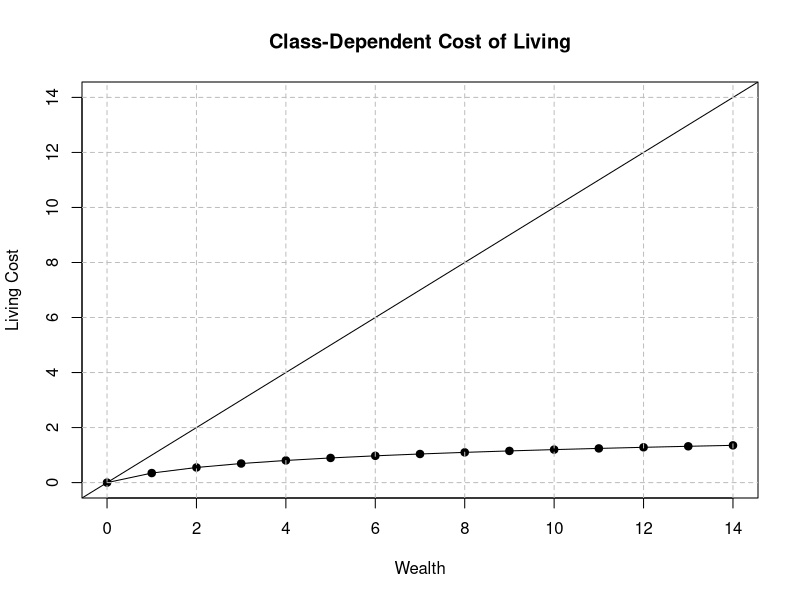
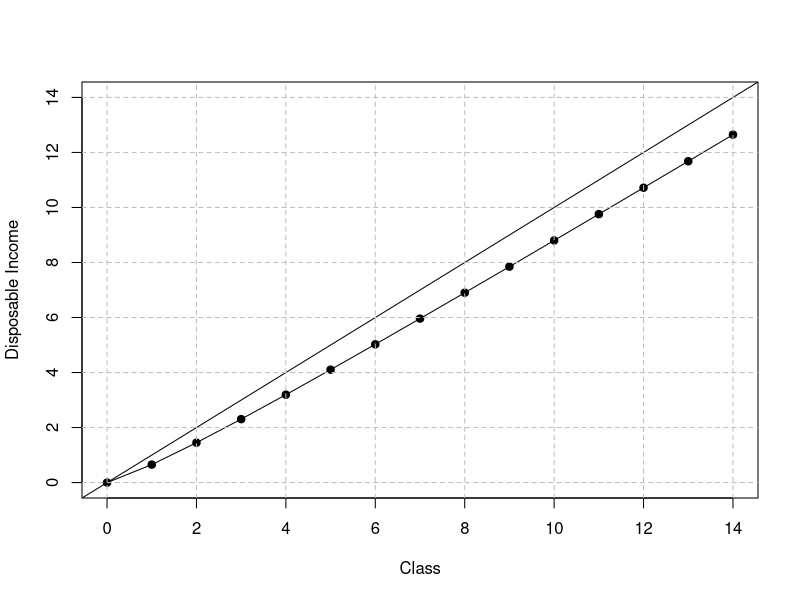

These figures' R source, in order:
# this script visualize the relationship between starvation threshold and wealth/class # nolint

rm(list = ls())

# parameters
wealth <- seq(0, 14)
threshold_base <- 0

# a logarithmic function
threshold <- threshold_base + log(wealth + 1)
threshold <- threshold_base + log(0.2 * wealth + 1)
threshold <- threshold_base + 0.5 * log(wealth + 1)

# pdf(file = "./figures/class_dependent_living_cost.pdf")
plot(threshold ~ wealth, type = "l", ylim = c(0, max(wealth)), ylab = "Living Cost", xlab = "Wealth", main = "Class-Dependent Cost of Living")
points(threshold ~ wealth, pch = 19)
abline(a = 0, b = 1)
grid(col = "gray", lty = "dashed")
# dev.off()


# plot Disposable Income
disposable_income <- wealth - threshold
plot(disposable_income ~ wealth, type = "l", xlab = "Class", ylab = "Disposable Income", ylim = c(0, max(wealth)))
points(disposable_income ~ wealth, pch = 19)
abline(a = 0, b = 1)
grid(col = "gray", lty = "dashed")
